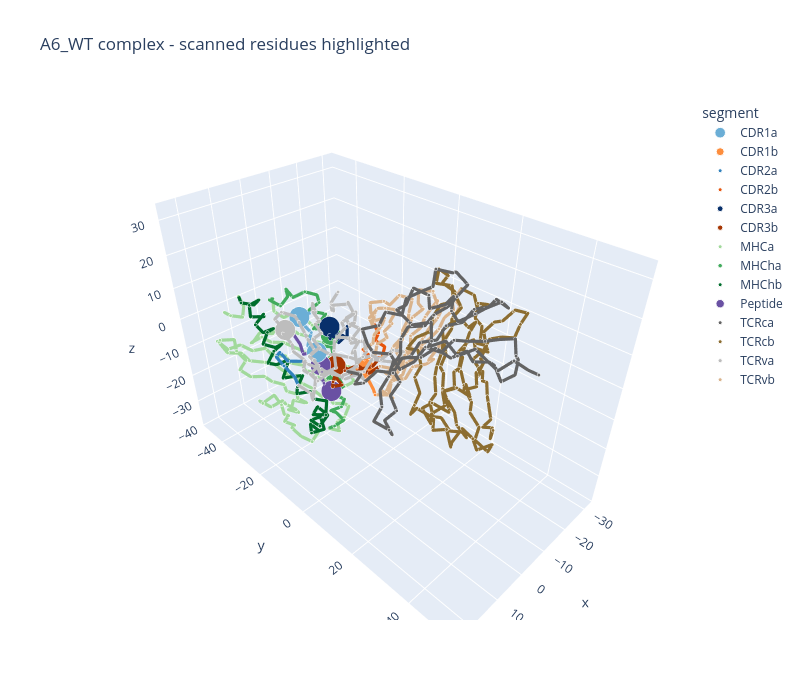

The notebook cell saved with this chart:
### Markdown cell above
### A6 and B7 wild-type structures, with scanned residues enlarged

### Code cell
# Complex.pdb keeps the exact same chain IDs/resseq numbering for the TCR chains (D, E)
# as TCR.pdb - confirmed by direct comparison - so the highlight positions found above
# carry over unchanged; it just adds the MHC (chain A) and peptide (chain C) for context.
plot_structure_3d(
    "../dat/A6_WT/Structure/Complex.pdb", ca_only=True, color_by="segment",
    highlight=a6_positions, title="A6_WT complex - scanned residues highlighted",
).show()

### Figure 1 — Plotly figure (JSON) as saved in the notebook; plotly's stock layout.template omitted (floating-point values rounded to 4 significant figures; data arrays with more than 128 entries replaced by an {"elided": "..."} marker saying what was removed)
{"data": [{"hoverinfo": "skip", "line": {"color": "#a1d99b", "width": 6.4}, "mode": "lines", "opacity": 1.0, "showlegend": false, "type": "scatter3d", "x": {"elided": "321 float values"}, "y": {"elided": "321 float values"}, "z": {"elided": "321 float values"}}, {"hoverinfo": "skip", "line": {"color": "#41ab5d", "width": 6.4}, "mode": "lines", "opacity": 1.0, "showlegend": false, "type": "scatter3d", "x": [-0.701, 2.031, null, 2.031, 0.505, null, 0.505, -2.952, null, -2.952, -1.674, null, -1.674, -1.396, null, -1.396, -4.262, null, -4.262, -7.3, null, -7.3, -5.303, null, -5.303, -2.748, null, -2.748, -5.494, null, -5.494, -7.371, null, -7.371, -3.865, null, -3.865, -2.998, null, -2.998, -6.55, null, -6.55, -6.425, null, -6.425, -2.932, null, -2.932, -3.815, null, -3.815, -7.055, null, -7.055, -4.954, null, -4.954, -2.543, null, -2.543, -5.661, null, -5.661, -6.872, null, -6.872, -3.302, null, -3.302, -3.239, null, -3.239, -6.771, null, -6.771, -5.559, null, -5.559, -2.224, null, -2.224, -4.055, null, -4.055, -5.828, null, -5.828, -2.63, null, -2.63, -0.459, null, -0.459, -3.148, null, -3.148, -2.874, null, -2.874, 0.975, null, 0.975, 0.98, null], "y": [-42.52, -40.34, null, -40.34, -37.06, null, -37.06, -37.79, null, -37.79, -36.65, null, -36.65, -33.05, null, -33.05, -31.05, null, -31.05, -29.22, null, -29.22, -25.94, null, -25.94, -27.72, null, -27.72, -29.16, null, -29.16, -25.82, null, -25.82, -24.41, null, -24.41, -26.62, null, -26.62, -26.76, null, -26.76, -23.0, null, -23.0, -22.69, null, -22.69, -25.45, null, -25.45, -23.63, null, -23.63, -20.48, null, -20.48, -22.48, null, -22.48, -23.67, null, -23.67, -20.07, null, -20.07, -19.01, null, -19.01, -21.73, null, -21.73, -20.73, null, -20.73, -17.14, null, -17.14, -18.35, null, -18.35, -20.51, null, -20.51, -17.31, null, -17.31, -15.16, null, -15.16, -17.78, null, -17.78, -18.31, null, -18.31, -14.53, null, -14.53, -14.59, null, -14.59, -17.37, null], "z": [-0.493, 1.087, null, 1.087, -0.269, null, -0.269, 1.319, null, 1.319, 4.755, null, 4.755, 3.45, null, 3.45, 5.015, null, 5.015, 3.467, null, 3.467, 3.074, null, 3.074, 0.827, null, 0.827, -1.446, null, -1.446, -1.614, null, -1.614, -2.254, null, -2.254, -5.214, null, -5.214, -6.739, null, -6.739, -7.153, null, -7.153, -8.56, null, -8.56, -11.06, null, -11.06, -12.11, null, -12.11, -12.62, null, -12.62, -14.86, null, -14.86, -16.79, null, -16.79, -17.3, null, -17.3, -18.31, null, -18.31, -20.98, null, -20.98, -22.23, null, -22.23, -22.84, null, -22.84, -24.26, null, -24.26, -26.88, null, -26.88, -28.05, null, -28.05, -28.04, null, -28.04, -29.84, null, -29.84, -32.52, null, -32.52, -33.14, null, -33.14, -33.2, null, -33.2, -35.84, null]}, {"hoverinfo": "skip", "line": {"color": "#006d2c", "width": 6.4}, "mode": "lines", "opacity": 1.0, "showlegend": false, "type": "scatter3d", "x": [6.536, 8.46, null, 8.46, 10.69, null, 10.69, 7.527, null, 7.527, 6.859, null, 6.859, 10.55, null, 10.55, 10.44, null, 10.44, 7.225, null, 7.225, 8.731, null, 8.731, 12.03, null, 12.03, 10.08, null, 10.08, 7.956, null, 7.956, 11.11, null, 11.11, 9.49, null, 9.49, 12.91, null, 12.91, 13.56, null, 13.56, 10.33, null, 10.33, 10.81, null, 10.81, 14.46, null, 14.46, 13.3, null, 13.3, 10.65, null, 10.65, 13.02, null, 13.02, 16.06, null, 16.06, 14.01, null, 14.01, 10.36, null, 10.36, 10.69, null, 10.69, 13.74, null, 13.74, 12.15, null, 12.15, 8.882, null, 8.882, 10.67, null, 10.67, 12.56, null, 12.56, 9.3, null, 9.3, 7.705, null, 7.705, 10.71, null, 10.71, 10.64, null, 10.64, 6.857, null, 6.857, 7.075, null, 7.075, 10.33, null, 10.33, 8.76, null], "y": [-15.18, -16.55, null, -16.55, -13.4, null, -13.4, -11.32, null, -11.32, -13.55, null, -13.55, -13.34, null, -13.34, -9.516, null, -9.516, -9.592, null, -9.592, -12.09, null, -12.09, -10.13, null, -10.13, -6.883, null, -6.883, -8.728, null, -8.728, -10.34, null, -10.34, -13.82, null, -13.82, -15.56, null, -15.56, -14.08, null, -14.08, -15.59, null, -15.59, -18.95, null, -18.95, -19.14, null, -19.14, -18.49, null, -18.49, -21.25, null, -21.25, -23.77, null, -23.77, -23.27, null, -23.27, -22.81, null, -22.81, -23.9, null, -23.9, -26.83, null, -26.83, -28.22, null, -28.22, -27.7, null, -27.7, -29.44, null, -29.44, -32.27, null, -32.27, -32.72, null, -32.72, -32.96, null, -32.96, -35.37, null, -35.37, -37.76, null, -37.76, -37.67, null, -37.67, -38.27, null, -38.27, -40.97, null, -40.97, -42.51, null, -42.51, -46.01, null], "z": [-32.0, -28.98, null, -28.98, -29.11, null, -29.11, -28.36, null, -28.36, -25.29, null, -25.29, -24.27, null, -24.27, -24.21, null, -24.21, -22.1, null, -22.1, -19.59, null, -19.59, -19.37, null, -19.37, -18.66, null, -18.66, -16.02, null, -16.02, -14.39, null, -14.39, -14.64, null, -14.64, -14.51, null, -14.51, -10.99, null, -10.99, -9.559, null, -9.559, -11.34, null, -11.34, -10.14, null, -10.14, -6.554, null, -6.554, -6.896, null, -6.896, -8.647, null, -8.647, -6.339, null, -6.339, -3.118, null, -3.118, -2.942, null, -2.942, -5.41, null, -5.41, -3.483, null, -3.483, -0.016, null, -0.016, -1.015, null, -1.015, -2.881, null, -2.881, 0.435, null, 0.435, 2.385, null, 2.385, -0.14, null, -0.14, 0.009, null, 0.009, 3.869, null, 3.869, 3.861, null, 3.861, 1.157, null, 1.157, 2.604, null, 2.604, 2.689, null]}, {"hoverinfo": "skip", "line": {"color": "#6a51a3", "width": 6.4}, "mode": "lines", "opacity": 1.0, "showlegend": false, "type": "scatter3d", "x": [3.744, 2.838, null, 2.838, 4.465, null, 4.465, 2.146, null, 2.146, 2.537, null, 2.537, 1.78, null, 1.78, 2.628, null, 2.628, 0.796, null, 0.796, 2.687, null], "y": [-27.55, -25.78, null, -25.78, -22.51, null, -22.51, -19.63, null, -19.63, -17.36, null, -17.36, -18.99, null, -18.99, -16.19, null, -16.19, -15.35, null, -15.35, -15.51, null], "z": [-4.234, -7.507, null, -7.507, -8.628, null, -8.628, -7.673, null, -7.673, -10.76, null, -10.76, -14.21, null, -14.21, -16.72, null, -16.72, -20.02, null, -20.02, -23.36, null]}, {"hoverinfo": "skip", "line": {"color": "#bdbdbd", "width": 6.4}, "mode": "lines", "opacity": 1.0, "showlegend": false, "type": "scatter3d", "x": {"elided": "261 float values"}, "y": {"elided": "261 float values"}, "z": {"elided": "261 float values"}}, {"hoverinfo": "skip", "line": {"color": "#6baed6", "width": 6.4}, "mode": "lines", "opacity": 1.0, "showlegend": false, "type": "scatter3d", "x": [1.956, 4.974, null, 4.974, 3.448, null, 3.448, 4.125, null, 4.125, 6.29, null, 6.29, 6.342, null, 6.342, 7.108, null], "y": [-20.01, -22.15, null, -22.15, -22.14, null, -22.14, -18.35, null, -18.35, -17.58, null, -17.58, -13.73, null, -13.73, -11.13, null], "z": [5.471, 4.337, null, 4.337, 0.822, null, 0.822, 0.51, null, 0.51, -2.576, null, -2.576, -2.677, null, -2.677, -0.018, null]}, {"hoverinfo": "skip", "line": {"color": "#3182bd", "width": 6.4}, "mode": "lines", "opacity": 1.0, "showlegend": false, "type": "scatter3d", "x": [11.05, 14.3, null, 14.3, 15.97, null, 15.97, 18.79, null, 18.79, 19.23, null, 19.23, 18.1, null, 18.1, 19.58, null], "y": [-14.26, -16.18, null, -16.18, -17.02, null, -17.02, -14.64, null, -14.64, -10.95, null, -10.95, -8.478, null, -8.478, -4.957, null], "z": [-3.702, -2.971, null, -2.971, 0.326, null, 0.326, 1.401, null, 1.401, 0.655, null, 0.655, -2.031, null, -2.031, -2.156, null]}, {"hoverinfo": "skip", "line": {"color": "#08306b", "width": 6.4}, "mode": "lines", "opacity": 1.0, "showlegend": false, "type": "scatter3d", "x": [2.95, 2.967, null, 2.967, 1.249, null, 1.249, -0.757, null, -0.757, -2.416, null, -2.416, -4.03, null, -4.03, -6.122, null, -6.122, -2.816, null, -2.816, -4.231, null, -4.231, -1.884, null, -1.884, -2.042, null, -2.042, -0.498, null], "y": [-8.223, -11.97, null, -11.97, -13.81, null, -13.81, -16.36, null, -16.36, -19.4, null, -19.4, -20.36, null, -20.36, -17.07, null, -17.07, -15.17, null, -15.17, -13.06, null, -13.06, -10.34, null, -10.34, -10.3, null, -10.3, -7.379, null], "z": [2.763, 2.036, null, 2.036, -0.797, null, -0.797, 1.195, null, 1.195, -0.364, null, -0.364, -3.61, null, -3.61, -4.497, null, -4.497, -4.622, null, -4.622, -1.642, null, -1.642, -0.406, null, -0.406, 3.401, null, 3.401, 5.296, null]}, {"hoverinfo": "skip", "line": {"color": "#636363", "width": 6.4}, "mode": "lines", "opacity": 1.0, "showlegend": false, "type": "scatter3d", "x": {"elided": "279 float values"}, "y": {"elided": "279 float values"}, "z": {"elided": "279 float values"}}, {"hoverinfo": "skip", "line": {"color": "#d9b38c", "width": 6.4}, "mode": "lines", "opacity": 1.0, "showlegend": false, "type": "scatter3d", "x": {"elided": "270 float values"}, "y": {"elided": "270 float values"}, "z": {"elided": "270 float values"}}, {"hoverinfo": "skip", "line": {"color": "#fd8d3c", "width": 6.4}, "mode": "lines", "opacity": 1.0, "showlegend": false, "type": "scatter3d", "x": [-3.825, -6.089, null, -6.089, -5.398, null, -5.398, -7.34, null, -7.34, -6.996, null, -6.996, -8.592, null], "y": [-1.535, -4.538, null, -4.538, -6.163, null, -6.163, -9.39, null, -9.39, -9.068, null, -9.068, -6.286, null], "z": [-16.39, -17.32, null, -17.32, -13.92, null, -13.92, -13.21, null, -13.21, -9.428, null, -9.428, -7.392, null]}, {"hoverinfo": "skip", "line": {"color": "#e6550d", "width": 6.4}, "mode": "lines", "opacity": 1.0, "showlegend": false, "type": "scatter3d", "x": [-9.917, -11.77, null, -11.77, -15.11, null, -15.11, -18.03, null, -18.03, -15.72, null, -15.72, -15.58, null, -15.58, -14.77, null], "y": [-12.74, -11.47, null, -11.47, -10.12, null, -10.12, -11.84, null, -11.84, -13.62, null, -13.62, -11.95, null, -11.95, -13.4, null], "z": [-9.159, -12.27, null, -12.27, -13.53, null, -13.53, -11.69, null, -11.69, -9.145, null, -9.145, -5.709, null, -5.709, -2.273, null]}, {"hoverinfo": "skip", "line": {"color": "#a63603", "width": 6.4}, "mode": "lines", "opacity": 1.0, "showlegend": false, "type": "scatter3d", "x": [-5.896, -5.22, null, -5.22, -2.507, null, -2.507, -1.758, null, -1.758, -3.181, null, -3.181, -0.956, null, -0.956, -0.5, null, -0.5, 0.302, null, 0.302, 3.939, null, 3.939, 5.08, null, 5.08, 2.687, null, 2.687, 3.0, null, 3.0, -0.13, null, -0.13, -1.018, null, -1.018, -3.079, null], "y": [-1.97, -3.835, null, -3.835, -6.33, null, -6.33, -8.428, null, -8.428, -11.94, null, -11.94, -14.9, null, -14.9, -14.6, null, -14.6, -10.84, null, -10.84, -10.73, null, -10.73, -8.97, null, -8.97, -9.812, null, -9.812, -6.208, null, -6.208, -4.366, null, -4.366, -0.935, null, -0.935, 1.181, null], "z": [-5.104, -8.356, null, -8.356, -9.332, null, -9.332, -12.4, null, -12.4, -12.36, null, -12.36, -11.52, null, -11.52, -15.27, null, -15.27, -15.64, null, -15.64, -14.28, null, -14.28, -11.04, null, -11.04, -8.121, null, -8.121, -6.794, null, -6.794, -5.687, null, -5.687, -7.078, null, -7.078, -4.67, null]}, {"hoverinfo": "skip", "line": {"color": "#8c6d31", "width": 6.4}, "mode": "lines", "opacity": 1.0, "showlegend": false, "type": "scatter3d", "x": {"elided": "387 float values"}, "y": {"elided": "387 float values"}, "z": {"elided": "387 float values"}}, {"hoverinfo": "text", "marker": {"color": "#6baed6", "opacity": 1.0, "size": [4.0, 24.0, 4.0, 4.0, 4.0, 24.0]}, "mode": "markers", "name": "CDR1a", "text": ["D ASP26 CA", "D ARG27 CA", "D GLY28 CA", "D SER29 CA", "D GLN30 CA", "D SER31 CA"], "type": "scatter3d", "x": [1.956, 4.974, 3.448, 4.125, 6.29, 6.342], "y": [-20.01, -22.15, -22.14, -18.35, -17.58, -13.73], "z": [5.471, 4.337, 0.822, 0.51, -2.576, -2.677]}, {"hoverinfo": "text", "marker": {"color": "#fd8d3c", "opacity": 1.0, "size": [4.0, 4.0, 4.0, 24.0, 4.0]}, "mode": "markers", "name": "CDR1b", "text": ["E MET27 CA", "E ASN28 CA", "E HIS29 CA", "E GLU30 CA", "E TYR31 CA"], "type": "scatter3d", "x": [-3.825, -6.089, -5.398, -7.34, -6.996], "y": [-1.535, -4.538, -6.163, -9.39, -9.068], "z": [-16.39, -17.32, -13.92, -13.21, -9.428]}, {"hoverinfo": "text", "marker": {"color": "#3182bd", "opacity": 1.0, "size": [4.0, 4.0, 4.0, 4.0, 4.0, 4.0]}, "mode": "markers", "name": "CDR2a", "text": ["D TYR50 CA", "D SER51 CA", "D ASN52 CA", "D GLY53 CA", "D ASP54 CA", "D LYS55 CA"], "type": "scatter3d", "x": [11.05, 14.3, 15.97, 18.79, 19.23, 18.1], "y": [-14.26, -16.18, -17.02, -14.64, -10.95, -8.478], "z": [-3.702, -2.971, 0.326, 1.401, 0.655, -2.031]}, {"hoverinfo": "text", "marker": {"color": "#e6550d", "opacity": 1.0, "size": [4.0, 4.0, 4.0, 4.0, 4.0, 4.0]}, "mode": "markers", "name": "CDR2b", "text": ["E VAL50 CA", "E GLY51 CA", "E ALA52 CA", "E GLY53 CA", "E ILE54 CA", "E THR55 CA"], "type": "scatter3d", "x": [-9.917, -11.77, -15.11, -18.03, -15.72, -15.58], "y": [-12.74, -11.47, -10.12, -11.84, -13.62, -11.95], "z": [-9.159, -12.27, -13.53, -11.69, -9.145, -5.709]}, {"hoverinfo": "text", "marker": {"color": "#08306b", "opacity": 1.0, "size": [4.0, 4.0, 4.0, 24.0, 4.0, 4.0, 4.0, 4.0, 4.0, 4.0, 4.0]}, "mode": "markers", "name": "CDR3a", "text": ["D ALA89 CA", "D VAL90 CA", "D THR91 CA", "D THR92 CA", "D ASP93 CA", "D SER94 CA", "D TRP95 CA", "D GLY96 CA", "D LYS97 CA", "D LEU98 CA", "D GLN99 CA"], "type": "scatter3d", "x": [2.95, 2.967, 1.249, -0.757, -2.416, -4.03, -6.122, -2.816, -4.231, -1.884, -2.042], "y": [-8.223, -11.97, -13.81, -16.36, -19.4, -20.36, -17.07, -15.17, -13.06, -10.34, -10.3], "z": [2.763, 2.036, -0.797, 1.195, -0.364, -3.61, -4.497, -4.622, -1.642, -0.406, 3.401]}, {"hoverinfo": "text", "marker": {"color": "#a63603", "opacity": 1.0, "size": [4.0, 4.0, 4.0, 4.0, 4.0, 24.0, 4.0, 4.0, 4.0, 4.0, 4.0, 4.0, 4.0, 4.0]}, "mode": "markers", "name": "CDR3b", "text": ["E ALA92 CA", "E SER93 CA", "E ARG94 CA", "E PRO95 CA", "E GLY96 CA", "E LEU97 CA", "E ALA98 CA", "E GLY99 CA", "E GLY100 CA", "E ARG101 CA", "E PRO102 CA", "E GLU103 CA", "E GLN104 CA", "E TYR105 CA"], "type": "scatter3d", "x": [-5.896, -5.22, -2.507, -1.758, -3.181, -0.956, -0.5, 0.302, 3.939, 5.08, 2.687, 3.0, -0.13, -1.018], "y": [-1.97, -3.835, -6.33, -8.428, -11.94, -14.9, -14.6, -10.84, -10.73, -8.97, -9.812, -6.208, -4.366, -0.935], "z": [-5.104, -8.356, -9.332, -12.4, -12.36, -11.52, -15.27, -15.64, -14.28, -11.04, -8.121, -6.794, -5.687, -7.078]}, {"hoverinfo": "text", "marker": {"color": "#a1d99b", "opacity": 1.0, "size": [4.0, 4.0, 4.0, 4.0, 4.0, 4.0, 4.0, 4.0, 4.0, 4.0, 4.0, 4.0, 4.0, 4.0, 4.0, 4.0, 4.0, 4.0, 4.0, 4.0, 4.0, 4.0, 4.0, 4.0, 4.0, 4.0, 4.0, 4.0, 4.0, 4.0, 4.0, 4.0, 4.0, 4.0, 4.0, 4.0, 4.0, 4.0, 4.0, 4.0, 4.0, 4.0, 4.0, 4.0, 4.0, 4.0, 4.0, 4.0, 4.0, 4.0, 4.0, 4.0, 4.0, 4.0, 4.0, 4.0, 4.0, 4.0, 4.0, 4.0, 4.0, 4.0, 4.0, 4.0, 4.0, 4.0, 4.0, 4.0, 4.0, 4.0, 4.0, 4.0, 4.0, 4.0, 4.0, 4.0, 4.0, 4.0, 4.0, 4.0, 4.0, 4.0, 4.0, 4.0, 4.0, 4.0, 4.0, 4.0, 4.0, 4.0, 4.0, 4.0, 4.0, 4.0, 4.0, 4.0, 4.0, 4.0, 4.0, 4.0, 4.0, 4.0, 4.0, 4.0, 4.0, 4.0, 4.0, 4.0]}, "mode": "markers", "name": "MHCa", "text": ["A GLY1 CA", "A SER2 CA", "A HIS3 CA", "A SER4 CA", "A MET5 CA", "A ARG6 CA", "A TYR7 CA", "A PHE8 CA", "A PHE9 CA", "A THR10 CA", "A SER11 CA", "A VAL12 CA", "A SER13 CA", "A ARG14 CA", "A PRO15 CA", "A GLY16 CA", "A ARG17 CA", "A GLY18 CA", "A GLU19 CA", "A PRO20 CA", "A ARG21 CA", "A PHE22 CA", "A ILE23 CA", "A ALA24 CA", "A VAL25 CA", "A GLY26 CA", "A TYR27 CA", "A VAL28 CA", "A ASP29 CA", "A ASP30 CA", "A THR31 CA", "A GLN32 CA", "A PHE33 CA", "A VAL34 CA", "A ARG35 CA", "A PHE36 CA", "A ASP37 CA", "A SER38 CA", "A ASP39 CA", "A ALA40 CA", "A ALA41 CA", "A SER42 CA", "A GLN43 CA", "A ARG44 CA", "A MET45 CA", "A GLU46 CA", "A PRO47 CA", "A ARG48 CA", "A ALA49 CA", "A TYR85 CA", "A ASN86 CA", "A GLN87 CA", "A SER88 CA", "A GLU89 CA", "A ALA90 CA", "A GLY91 CA", "A SER92 CA", "A HIS93 CA", "A THR94 CA", "A VAL95 CA", "A GLN96 CA", "A ARG97 CA", "A MET98 CA", "A TYR99 CA", "A GLY100 CA", "A CYS101 CA", "A ASP102 CA", "A VAL103 CA", "A GLY104 CA", "A SER105 CA", "A ASP106 CA", "A TRP107 CA", "A ARG108 CA", "A PHE109 CA", "A LEU110 CA", "A ARG111 CA", "A GLY112 CA", "A TYR113 CA", "A HIS114 CA", "A GLN115 CA", "A TYR116 CA", "A ALA117 CA", "A TYR118 CA", "A ASP119 CA", "A GLY120 CA", "A LYS121 CA", "A ASP122 CA", "A TYR123 CA", "A ILE124 CA", "A ALA125 CA", "A LEU126 CA", "A LYS127 CA", "A GLU128 CA", "A ASP129 CA", "A LEU130 CA", "A ARG131 CA", "A SER132 CA", "A TRP133 CA", "A THR134 CA", "A ALA135 CA", "A ALA136 CA", "A ASP137 CA", "A MET138 CA", "A GLU177 CA", "A THR178 CA", "A LEU179 CA", "A GLN180 CA", "A ARG181 CA"], "type": "scatter3d", "x": [20.64, 19.45, 15.74, 13.44, 10.09, 8.248, 4.924, 3.404, 0.48, -1.224, -4.009, -5.836, -8.181, -11.65, -12.94, -16.77, -16.96, -16.2, -13.23, -9.869, -9.121, -6.596, -4.604, -2.009, 0.173, 2.914, 5.755, 8.32, 10.95, 8.973, 5.929, 2.839, 1.592, -0.995, -3.418, -5.972, -8.311, -10.63, -13.12, -13.21, -16.28, -14.23, -12.7, -9.928, -6.249, -6.352, -3.858, -2.256, 0.159, 0.98, -2.004, -3.895, -7.625, -10.14, -11.21, -7.94, -7.183, -3.962, -1.964, -0.03, 2.374, 4.201, 6.718, 8.711, 10.67, 13.9, 16.53, 18.42, 21.7, 22.19, 23.23, 19.75, 21.38, 19.89, 21.36, 19.19, 15.89, 13.64, 10.88, 9.753, 6.816, 5.689, 3.071, 1.658, 4.281, 7.202, 9.437, 8.293, 10.13, 12.45, 14.29, 18.05, 20.25, 21.36, 17.7, 18.13, 17.62, 15.27, 15.59, 12.92, 12.37, 11.11, 9.881, 8.76, 7.673, 10.09, 13.51, 13.25], "y": [-41.02, -37.95, -37.06, -34.86, -33.08, -32.29, -30.7, -31.06, -29.02, -29.84, -27.83, -28.82, -26.24, -27.54, -25.34, -24.99, -27.06, -24.37, -24.53, -26.26, -29.71, -29.08, -31.78, -31.16, -33.87, -33.83, -36.38, -37.1, -39.16, -41.69, -41.6, -39.55, -37.98, -35.37, -34.9, -32.37, -33.03, -30.24, -32.93, -34.6, -34.05, -33.15, -29.92, -30.46, -31.33, -35.05, -37.31, -40.09, -41.43, -17.37, -15.89, -19.19, -19.83, -20.31, -23.65, -25.5, -27.48, -26.18, -27.52, -25.79, -27.68, -26.33, -28.27, -27.11, -28.8, -29.23, -31.95, -32.51, -34.32, -37.22, -34.44, -32.88, -29.77, -28.15, -29.63, -28.06, -26.26, -26.43, -24.38, -25.25, -24.06, -25.71, -24.88, -27.53, -30.09, -27.7, -25.84, -22.21, -20.7, -22.28, -20.99, -21.5, -23.49, -20.17, -19.62, -15.93, -15.86, -17.3, -19.29, -18.29, -20.77, -18.18, -14.58, -46.01, -45.76, -43.24, -44.0, -47.81], "z": [-5.256, -7.18, -6.958, -9.085, -8.932, -12.19, -13.02, -16.5, -17.83, -21.17, -22.79, -25.99, -27.53, -28.51, -31.42, -31.25, -27.94, -25.27, -22.85, -23.69, -22.2, -19.41, -17.59, -14.9, -13.32, -10.67, -10.4, -7.675, -9.487, -11.65, -9.249, -10.16, -6.864, -7.988, -10.91, -12.12, -15.07, -16.31, -17.52, -14.03, -11.82, -8.686, -10.19, -7.536, -7.445, -6.542, -4.699, -6.801, -4.131, -35.84, -37.83, -37.35, -37.98, -35.09, -36.63, -35.73, -32.56, -30.99, -28.02, -25.22, -22.96, -19.9, -17.81, -14.8, -12.02, -10.05, -9.626, -6.314, -5.517, -3.058, -0.626, -1.31, -2.84, -5.926, -9.157, -11.88, -12.52, -15.6, -17.16, -20.72, -22.8, -26.06, -28.74, -31.14, -29.95, -30.75, -28.31, -27.98, -24.97, -22.37, -19.29, -19.76, -17.36, -15.74, -14.58, -15.65, -19.43, -22.06, -25.3, -27.8, -30.66, -33.23, -33.8, 2.689, -1.024, -2.704, -1.038, -1.657]}, {"hoverinfo": "text", "marker": {"color": "#41ab5d", "opacity": 1.0, "size": [4.0, 4.0, 4.0, 4.0, 4.0, 4.0, 4.0, 4.0, 4.0, 4.0, 4.0, 4.0, 4.0, 4.0, 4.0, 24.0, 4.0, 4.0, 4.0, 4.0, 4.0, 4.0, 4.0, 4.0, 4.0, 4.0, 4.0, 4.0, 4.0, 4.0, 4.0, 4.0, 4.0, 4.0, 4.0]}, "mode": "markers", "name": "MHCha", "text": ["A PRO50 CA", "A TRP51 CA", "A ILE52 CA", "A GLU53 CA", "A GLN54 CA", "A GLU55 CA", "A GLY56 CA", "A PRO57 CA", "A GLU58 CA", "A TYR59 CA", "A TRP60 CA", "A ASP61 CA", "A GLY62 CA", "A GLU63 CA", "A THR64 CA", "A ARG65 CA", "A LYS66 CA", "A VAL67 CA", "A LYS68 CA", "A ALA69 CA", "A HIS70 CA", "A SER71 CA", "A GLN72 CA", "A THR73 CA", "A HIS74 CA", "A ARG75 CA", "A VAL76 CA", "A ASP77 CA", "A LEU78 CA", "A GLY79 CA", "A THR80 CA", "A LEU81 CA", "A ARG82 CA", "A GLY83 CA", "A TYR84 CA"], "type": "scatter3d", "x": [-0.701, 2.031, 0.505, -2.952, -1.674, -1.396, -4.262, -7.3, -5.303, -2.748, -5.494, -7.371, -3.865, -2.998, -6.55, -6.425, -2.932, -3.815, -7.055, -4.954, -2.543, -5.661, -6.872, -3.302, -3.239, -6.771, -5.559, -2.224, -4.055, -5.828, -2.63, -0.459, -3.148, -2.874, 0.975], "y": [-42.52, -40.34, -37.06, -37.79, -36.65, -33.05, -31.05, -29.22, -25.94, -27.72, -29.16, -25.82, -24.41, -26.62, -26.76, -23.0, -22.69, -25.45, -23.63, -20.48, -22.48, -23.67, -20.07, -19.01, -21.73, -20.73, -17.14, -18.35, -20.51, -17.31, -15.16, -17.78, -18.31, -14.53, -14.59], "z": [-0.493, 1.087, -0.269, 1.319, 4.755, 3.45, 5.015, 3.467, 3.074, 0.827, -1.446, -1.614, -2.254, -5.214, -6.739, -7.153, -8.56, -11.06, -12.11, -12.62, -14.86, -16.79, -17.3, -18.31, -20.98, -22.23, -22.84, -24.26, -26.88, -28.05, -28.04, -29.84, -32.52, -33.14, -33.2]}, {"hoverinfo": "text", "marker": {"color": "#006d2c", "opacity": 1.0, "size": [4.0, 4.0, 4.0, 4.0, 4.0, 4.0, 4.0, 4.0, 4.0, 4.0, 4.0, 4.0, 4.0, 4.0, 4.0, 4.0, 4.0, 4.0, 4.0, 4.0, 4.0, 4.0, 4.0, 4.0, 4.0, 4.0, 4.0, 4.0, 4.0, 4.0, 4.0, 4.0, 4.0, 4.0, 4.0, 4.0, 4.0, 4.0]}, "mode": "markers", "name": "MHChb", "text": ["A ALA139 CA", "A ALA140 CA", "A GLN141 CA", "A THR142 CA", "A THR143 CA", "A LYS144 CA", "A HIS145 CA", "A LYS146 CA", "A TRP147 CA", "A GLU148 CA", "A ALA149 CA", "A ALA150 CA", "A HIS151 CA", "A VAL152 CA", "A ALA153 CA", "A GLU154 CA", "A GLN155 CA", "A LEU156 CA", "A ARG157 CA", "A ALA158 CA", "A TYR159 CA", "A LEU160 CA", "A GLU161 CA", "A GLY162 CA", "A THR163 CA", "A CYS164 CA", "A VAL165 CA", "A GLU166 CA", "A TRP167 CA", "A LEU168 CA", "A ARG169 CA", "A ARG170 CA", "A TYR171 CA", "A LEU172 CA", "A GLU173 CA", "A ASN174 CA", "A GLY175 CA", "A LYS176 CA"], "type": "scatter3d", "x": [6.536, 8.46, 10.69, 7.527, 6.859, 10.55, 10.44, 7.225, 8.731, 12.03, 10.08, 7.956, 11.11, 9.49, 12.91, 13.56, 10.33, 10.81, 14.46, 13.3, 10.65, 13.02, 16.06, 14.01, 10.36, 10.69, 13.74, 12.15, 8.882, 10.67, 12.56, 9.3, 7.705, 10.71, 10.64, 6.857, 7.075, 10.33], "y": [-15.18, -16.55, -13.4, -11.32, -13.55, -13.34, -9.516, -9.592, -12.09, -10.13, -6.883, -8.728, -10.34, -13.82, -15.56, -14.08, -15.59, -18.95, -19.14, -18.49, -21.25, -23.77, -23.27, -22.81, -23.9, -26.83, -28.22, -27.7, -29.44, -32.27, -32.72, -32.96, -35.37, -37.76, -37.67, -38.27, -40.97, -42.51], "z": [-32.0, -28.98, -29.11, -28.36, -25.29, -24.27, -24.21, -22.1, -19.59, -19.37, -18.66, -16.02, -14.39, -14.64, -14.51, -10.99, -9.559, -11.34, -10.14, -6.554, -6.896, -8.647, -6.339, -3.118, -2.942, -5.41, -3.483, -0.016, -1.015, -2.881, 0.435, 2.385, -0.14, 0.009, 3.869, 3.861, 1.157, 2.604]}, {"hoverinfo": "text", "marker": {"color": "#6a51a3", "opacity": 1.0, "size": [4.0, 4.0, 4.0, 4.0, 24.0, 4.0, 4.0, 24.0, 4.0]}, "mode": "markers", "name": "Peptide", "text": ["C LEU1 CA", "C LEU2 CA", "C PHE3 CA", "C GLY4 CA", "C TYR5 CA", "C PRO6 CA", "C VAL7 CA", "C TYR8 CA", "C VAL9 CA"], "type": "scatter3d", "x": [3.744, 2.838, 4.465, 2.146, 2.537, 1.78, 2.628, 0.796, 2.687], "y": [-27.55, -25.78, -22.51, -19.63, -17.36, -18.99, -16.19, -15.35, -15.51], "z": [-4.234, -7.507, -8.628, -7.673, -10.76, -14.21, -16.72, -20.02, -23.36]}, {"hoverinfo": "text", "marker": {"color": "#636363", "opacity": 1.0, "size": [4.0, 4.0, 4.0, 4.0, 4.0, 4.0, 4.0, 4.0, 4.0, 4.0, 4.0, 4.0, 4.0, 4.0, 4.0, 4.0, 4.0, 4.0, 4.0, 4.0, 4.0, 4.0, 4.0, 4.0, 4.0, 4.0, 4.0, 4.0, 4.0, 4.0, 4.0, 4.0, 4.0, 4.0, 4.0, 4.0, 4.0, 4.0, 4.0, 4.0, 4.0, 4.0, 4.0, 4.0, 4.0, 4.0, 4.0, 4.0, 4.0, 4.0, 4.0, 4.0, 4.0, 4.0, 4.0, 4.0, 4.0, 4.0, 4.0, 4.0, 4.0, 4.0, 4.0, 4.0, 4.0, 4.0, 4.0, 4.0, 4.0, 4.0, 4.0, 4.0, 4.0, 4.0, 4.0, 4.0, 4.0, 4.0, 4.0, 4.0, 4.0, 4.0, 4.0, 4.0, 4.0, 4.0, 4.0, 4.0, 4.0, 4.0, 4.0, 4.0, 4.0, 4.0]}, "mode": "markers", "name": "TCRca", "text": ["D ASP111 CA", "D ILE112 CA", "D GLN113 CA", "D ASN114 CA", "D PRO115 CA", "D ASP116 CA", "D PRO117 CA", "D ALA118 CA", "D VAL119 CA", "D TYR120 CA", "D GLN121 CA", "D LEU122 CA", "D ARG123 CA", "D ASP124 CA", "D SER125 CA", "D LYS126 CA", "D SER127 CA", "D SER128 CA", "D ASP129 CA", "D LYS130 CA", "D SER131 CA", "D VAL132 CA", "D CYS133 CA", "D LEU134 CA", "D PHE135 CA", "D THR136 CA", "D ASP137 CA", "D PHE138 CA", "D ASP139 CA", "D SER140 CA", "D GLN141 CA", "D THR142 CA", "D ASN143 CA", "D VAL144 CA", "D SER145 CA", "D GLN146 CA", "D SER147 CA", "D LYS148 CA", "D ASP149 CA", "D SER150 CA", "D ASP151 CA", "D VAL152 CA", "D TYR153 CA", "D ILE154 CA", "D THR155 CA", "D ASP156 CA", "D LYS157 CA", "D THR158 CA", "D VAL159 CA", "D LEU160 CA", "D ASP161 CA", "D MET162 CA", "D ARG163 CA", "D SER164 CA", "D MET165 CA", "D ASP166 CA", "D PHE167 CA", "D LYS168 CA", "D SER169 CA", "D ASN170 CA", "D SER171 CA", "D ALA172 CA", "D VAL173 CA", "D ALA174 CA", "D TRP175 CA", "D SER176 CA", "D ASN177 CA", "D LYS178 CA", "D SER179 CA", "D ASP180 CA", "D PHE181 CA", "D ALA182 CA", "D CYS183 CA", "D ALA184 CA", "D ASN185 CA", "D ALA186 CA", "D PHE187 CA", "D ASN188 CA", "D ASN189 CA", "D SER190 CA", "D ILE191 CA", "D ILE192 CA", "D PRO193 CA", "D GLU194 CA", "D ASP195 CA", "D THR196 CA", "D PHE197 CA", "D PHE198 CA", "D PRO199 CA", "D SER200 CA", "D PRO201 CA", "D GLU202 CA", "D SER203 CA", "D SER204 CA"], "type": "scatter3d", "x": [20.65, 20.15, 23.55, 23.91, 20.32, 19.34, 15.99, 13.54, 9.88, 8.198, 4.742, 3.012, -0.163, -2.936, -2.694, -6.423, -6.976, -4.369, -6.443, -5.492, -1.91, 0.181, 3.561, 6.045, 8.733, 11.48, 15.13, 15.34, 17.16, 15.54, 16.19, 13.98, 10.7, 7.723, 5.376, 1.591, 0.659, -0.828, -3.269, -6.4, -6.964, -3.466, -3.022, 0.476, 1.258, 3.788, 7.24, 7.584, 10.74, 11.28, 13.67, 14.86, 16.83, 17.81, 19.73, 20.91, 18.92, 16.93, 15.09, 12.28, 9.256, 6.081, 3.061, 1.101, -2.194, -5.121, -8.666, -7.917, -7.273, -4.455, -2.411, 1.372, 4.069, 6.072, 3.148, 2.715, 6.299, 7.223, 7.728, 9.982, 13.65, 13.27, 15.51, 13.54, 15.67, 14.24, 10.74, 10.53, 7.341, 5.215, 6.003, 3.813, 1.722, 3.258], "y": [15.32, 19.03, 20.76, 23.92, 24.21, 27.82, 27.11, 30.04, 30.8, 33.57, 34.97, 35.51, 37.62, 37.14, 39.45, 40.47, 40.42, 41.24, 39.22, 35.76, 34.65, 31.52, 30.48, 29.21, 27.07, 26.56, 25.71, 23.1, 19.76, 16.32, 15.48, 18.37, 17.01, 19.06, 18.11, 18.53, 21.51, 20.81, 23.63, 22.01, 25.1, 25.03, 23.04, 21.95, 20.19, 17.4, 18.43, 18.73, 19.05, 22.25, 21.57, 24.7, 22.87, 26.26, 27.15, 23.59, 24.13, 21.56, 22.35, 21.12, 23.31, 23.08, 25.42, 26.18, 28.13, 28.76, 30.12, 32.28, 36.03, 35.96, 33.34, 33.77, 31.59, 31.21, 29.16, 26.92, 25.61, 26.0, 22.19, 22.3, 23.13, 26.48, 29.17, 32.29, 34.41, 32.43, 33.94, 36.98, 38.85, 40.07, 43.79, 45.8, 48.05, 51.28], "z": [13.27, 14.11, 14.35, 16.52, 17.87, 18.72, 20.45, 20.77, 21.68, 19.7, 20.47, 17.12, 16.52, 13.95, 10.88, 11.31, 15.1, 17.78, 20.33, 18.94, 19.63, 19.16, 20.53, 17.97, 19.61, 17.0, 16.32, 19.11, 18.78, 18.53, 22.25, 23.48, 24.82, 23.61, 26.5, 26.67, 28.85, 32.28, 31.5, 30.02, 27.78, 26.15, 22.94, 21.83, 18.54, 18.17, 16.91, 13.13, 11.02, 9.066, 6.13, 4.299, 1.544, 0.003, 3.226, 4.188, 7.414, 9.437, 12.66, 14.88, 15.54, 17.65, 17.98, 21.15, 21.44, 23.79, 23.5, 26.61, 26.2, 28.87, 26.96, 27.5, 25.86, 29.12, 30.55, 27.46, 27.4, 31.16, 31.5, 28.41, 29.22, 27.43, 29.06, 30.23, 27.79, 24.81, 25.32, 23.07, 24.09, 21.17, 20.62, 22.95, 20.75, 22.08]}, {"hoverinfo": "text", "marker": {"color": "#8c6d31", "opacity": 1.0, "size": {"elided": "130 float values"}}, "mode": "markers", "name": "TCRcb", "text": {"elided": "130 str values"}, "type": "scatter3d", "x": {"elided": "130 float values"}, "y": {"elided": "130 float values"}, "z": {"elided": "130 float values"}}, {"hoverinfo": "text", "marker": {"color": "#bdbdbd", "opacity": 1.0, "size": [4.0, 4.0, 4.0, 4.0, 4.0, 4.0, 4.0, 4.0, 4.0, 4.0, 4.0, 4.0, 4.0, 4.0, 4.0, 4.0, 4.0, 4.0, 4.0, 4.0, 4.0, 4.0, 4.0, 4.0, 4.0, 4.0, 4.0, 4.0, 4.0, 4.0, 4.0, 4.0, 4.0, 4.0, 4.0, 4.0, 4.0, 4.0, 4.0, 4.0, 4.0, 4.0, 4.0, 4.0, 4.0, 4.0, 4.0, 4.0, 4.0, 4.0, 4.0, 4.0, 4.0, 24.0, 4.0, 4.0, 4.0, 4.0, 4.0, 4.0, 4.0, 4.0, 4.0, 4.0, 4.0, 4.0, 4.0, 4.0, 4.0, 4.0, 4.0, 4.0, 4.0, 4.0, 4.0, 4.0, 4.0, 4.0, 4.0, 4.0, 4.0, 4.0, 4.0, 4.0, 4.0, 4.0, 4.0]}, "mode": "markers", "name": "TCRva", "text": ["D LYS1 CA", "D GLU2 CA", "D VAL3 CA", "D GLU4 CA", "D GLN5 CA", "D ASN6 CA", "D SER7 CA", "D GLY8 CA", "D PRO9 CA", "D LEU10 CA", "D SER11 CA", "D VAL12 CA", "D PRO13 CA", "D GLU14 CA", "D GLY15 CA", "D ALA16 CA", "D ILE17 CA", "D ALA18 CA", "D SER19 CA", "D LEU20 CA", "D ASN21 CA", "D CYS22 CA", "D THR23 CA", "D TYR24 CA", "D SER25 CA", "D PHE32 CA", "D PHE33 CA", "D TRP34 CA", "D TYR35 CA", "D ARG36 CA", "D GLN37 CA", "D TYR38 CA", "D SER39 CA", "D GLY40 CA", "D LYS41 CA", "D SER42 CA", "D PRO43 CA", "D GLU44 CA", "D LEU45 CA", "D ILE46 CA", "D MET47 CA", "D SER48 CA", "D ILE49 CA", "D GLU56 CA", "D ASP57 CA", "D GLY58 CA", "D ARG59 CA", "D PHE60 CA", "D THR61 CA", "D ALA62 CA", "D GLN63 CA", "D LEU64 CA", "D ASN65 CA", "D LYS66 CA", "D ALA67 CA", "D SER68 CA", "D GLN69 CA", "D TYR70 CA", "D VAL71 CA", "D SER72 CA", "D LEU73 CA", "D LEU74 CA", "D ILE75 CA", "D ARG76 CA", "D ASP77 CA", "D SER78 CA", "D GLN79 CA", "D PRO80 CA", "D SER81 CA", "D ASP82 CA", "D SER83 CA", "D ALA84 CA", "D THR85 CA", "D TYR86 CA", "D LEU87 CA", "D CYS88 CA", "D PHE100 CA", "D GLY101 CA", "D ALA102 CA", "D GLY103 CA", "D THR104 CA", "D GLN105 CA", "D VAL106 CA", "D VAL107 CA", "D VAL108 CA", "D THR109 CA", "D PRO110 CA"], "type": "scatter3d", "x": [-2.485, -0.884, 1.441, 2.879, 4.934, 6.531, 3.845, 5.811, 7.052, 10.73, 12.68, 16.06, 18.68, 19.58, 22.39, 21.55, 20.37, 16.63, 15.58, 11.98, 10.87, 7.909, 6.938, 4.463, 2.651, 7.108, 6.787, 7.571, 5.372, 5.978, 3.041, 3.391, 0.709, -2.6, -1.088, -1.518, 0.997, 3.836, 5.98, 9.65, 10.95, 9.949, 11.73, 19.58, 18.15, 20.22, 19.77, 17.12, 17.95, 15.23, 16.25, 14.15, 14.51, 11.92, 13.11, 12.38, 9.357, 10.82, 11.26, 13.09, 13.81, 17.07, 17.28, 20.88, 21.68, 18.18, 16.91, 14.04, 12.22, 12.23, 9.809, 6.686, 4.617, 6.198, 3.911, 5.144, -0.498, 1.106, -0.091, 2.677, 5.647, 5.797, 9.396, 10.4, 13.79, 15.11, 17.05], "y": [-13.98, -15.25, -12.18, -10.5, -7.288, -5.683, -2.959, -0.633, 2.747, 2.465, 5.679, 5.833, 8.649, 10.13, 8.07, 4.99, 1.573, 0.901, -2.792, -3.948, -7.554, -9.545, -13.21, -15.39, -18.74, -11.13, -7.35, -4.215, -1.167, 2.371, 4.566, 8.271, 9.769, 10.22, 8.648, 5.283, 2.437, 2.338, -0.716, -0.315, -3.944, -7.395, -10.68, -4.957, -1.822, 1.297, 1.898, -0.857, -4.524, -7.181, -10.46, -13.63, -16.8, -19.41, -21.95, -19.53, -17.99, -14.47, -11.44, -8.196, -4.769, -2.955, 0.771, 2.084, 5.806, 6.577, 10.0, 12.22, 11.27, 7.584, 8.516, 6.534, 3.42, 0.259, -2.682, -6.18, -7.379, -7.057, -4.446, -2.026, -0.476, 3.319, 4.517, 7.961, 9.174, 11.69, 14.43], "z": [12.35, 9.136, 8.989, 12.14, 12.39, 15.41, 15.75, 18.09, 16.77, 15.75, 16.49, 14.66, 14.49, 11.08, 9.437, 11.61, 10.34, 10.75, 10.96, 10.45, 11.04, 9.769, 10.4, 8.47, 9.041, -0.018, -0.22, 1.729, 1.25, 2.55, 3.543, 4.303, 6.593, 4.702, 1.51, -0.219, 0.3, -2.277, -3.118, -2.052, -2.062, -3.389, -2.507, -2.156, -3.81, -2.96, 0.813, 1.196, 1.914, 2.181, 3.887, 3.515, 5.592, 4.491, 7.11, 10.02, 8.174, 8.543, 6.25, 7.206, 5.786, 6.577, 5.752, 5.682, 6.142, 7.539, 6.375, 7.721, 4.43, 5.551, 8.404, 7.447, 8.197, 6.726, 5.894, 5.086, 5.296, 8.717, 11.24, 10.11, 11.89, 12.24, 11.65, 12.97, 11.75, 14.26, 12.36]}, {"hoverinfo": "text", "marker": {"color": "#d9b38c", "opacity": 1.0, "size": [4.0, 4.0, 4.0, 4.0, 4.0, 4.0, 4.0, 4.0, 4.0, 4.0, 4.0, 4.0, 4.0, 4.0, 4.0, 4.0, 4.0, 4.0, 4.0, 4.0, 4.0, 4.0, 4.0, 4.0, 4.0, 4.0, 4.0, 4.0, 4.0, 4.0, 4.0, 4.0, 4.0, 4.0, 4.0, 4.0, 4.0, 4.0, 4.0, 4.0, 4.0, 4.0, 4.0, 4.0, 4.0, 4.0, 4.0, 4.0, 4.0, 4.0, 4.0, 4.0, 4.0, 4.0, 4.0, 4.0, 4.0, 4.0, 4.0, 4.0, 4.0, 4.0, 4.0, 4.0, 4.0, 4.0, 4.0, 4.0, 4.0, 4.0, 4.0, 4.0, 4.0, 4.0, 4.0, 4.0, 4.0, 4.0, 4.0, 4.0, 4.0, 4.0, 4.0, 4.0, 4.0, 4.0, 4.0, 4.0, 4.0, 4.0]}, "mode": "markers", "name": "TCRvb", "text": ["E ASN1 CA", "E ALA2 CA", "E GLY3 CA", "E VAL4 CA", "E THR5 CA", "E GLN6 CA", "E THR7 CA", "E PRO8 CA", "E LYS9 CA", "E PHE10 CA", "E GLN11 CA", "E VAL12 CA", "E LEU13 CA", "E LYS14 CA", "E THR15 CA", "E GLY16 CA", "E GLN17 CA", "E SER18 CA", "E MET19 CA", "E THR20 CA", "E LEU21 CA", "E GLN22 CA", "E CYS23 CA", "E ALA24 CA", "E GLN25 CA", "E ASP26 CA", "E MET32 CA", "E SER33 CA", "E TRP34 CA", "E TYR35 CA", "E ARG36 CA", "E GLN37 CA", "E ASP38 CA", "E PRO39 CA", "E GLY40 CA", "E MET41 CA", "E GLY42 CA", "E LEU43 CA", "E ARG44 CA", "E LEU45 CA", "E ILE46 CA", "E HIS47 CA", "E TYR48 CA", "E SER49 CA", "E ASP56 CA", "E GLN57 CA", "E GLY58 CA", "E GLU59 CA", "E VAL60 CA", "E PRO61 CA", "E ASN62 CA", "E GLY63 CA", "E TYR64 CA", "E ASN65 CA", "E VAL66 CA", "E SER67 CA", "E ARG68 CA", "E SER69 CA", "E THR70 CA", "E THR71 CA", "E GLU72 CA", "E ASP73 CA", "E PHE74 CA", "E PRO75 CA", "E LEU76 CA", "E ARG77 CA", "E LEU78 CA", "E LEU79 CA", "E SER80 CA", "E ALA81 CA", "E ALA82 CA", "E PRO83 CA", "E SER84 CA", "E GLN85 CA", "E THR86 CA", "E SER87 CA", "E VAL88 CA", "E TYR89 CA", "E PHE90 CA", "E CYS91 CA", "E PHE106 CA", "E GLY107 CA", "E PRO108 CA", "E GLY109 CA", "E THR110 CA", "E ARG111 CA", "E LEU112 CA", "E THR113 CA", "E VAL114 CA", "E THR115 CA"], "type": "scatter3d", "x": [-1.467, -0.771, -3.362, -5.955, -8.5, -10.87, -13.85, -14.67, -11.38, -13.25, -16.83, -19.04, -22.05, -24.86, -25.41, -27.83, -27.02, -25.99, -22.86, -20.88, -17.13, -15.92, -12.68, -11.45, -8.187, -6.648, -8.592, -8.999, -10.61, -8.745, -9.64, -7.103, -8.409, -6.501, -3.232, -3.945, -2.586, -4.384, -7.216, -8.81, -12.58, -13.16, -11.12, -11.77, -14.77, -14.51, -11.53, -10.94, -13.57, -16.44, -19.34, -21.51, -20.1, -21.3, -19.22, -19.95, -17.21, -19.12, -16.06, -12.24, -11.8, -14.46, -14.77, -17.36, -17.67, -21.19, -21.91, -25.53, -26.13, -23.25, -22.1, -19.61, -17.42, -16.9, -15.12, -11.78, -9.503, -10.51, -7.981, -8.807, -3.079, -5.614, -5.189, -7.64, -11.05, -11.31, -14.78, -16.3, -19.65, -21.25], "y": [7.839, 4.126, 3.17, 2.862, 5.662, 6.025, 8.33, 10.22, 11.17, 12.26, 11.48, 12.32, 10.06, 9.966, 6.628, 4.477, 6.156, 3.947, 4.734, 3.267, 3.839, 3.702, 2.129, 1.906, 0.608, 1.114, -6.286, -5.852, -3.502, -2.811, -0.71, 0.925, 1.934, 4.598, 3.075, -0.291, -2.093, -2.802, -5.341, -7.094, -6.438, -8.193, -9.307, -10.37, -13.4, -12.28, -10.9, -10.51, -7.73, -8.259, -7.435, -4.403, -4.22, -5.544, -5.803, -6.409, -6.632, -6.654, -5.576, -5.891, -2.116, -1.309, -2.667, -0.681, -1.191, -0.574, 0.277, -0.873, 0.98, 3.193, 2.609, 4.662, 1.482, 1.938, 5.332, 4.461, 4.951, 2.657, 1.596, -0.107, 1.181, 3.898, 7.259, 6.085, 7.297, 8.807, 8.007, 9.478, 8.112, 10.51], "z": [-10.87, -10.09, -12.8, -9.946, -9.336, -6.385, -5.778, -3.638, -1.85, 1.313, 2.378, 5.367, 6.017, 8.559, 10.36, 8.287, 4.913, 1.957, -0.129, -3.047, -3.059, -6.677, -7.858, -11.47, -13.02, -16.52, -7.392, -3.629, -1.139, 2.09, 5.119, 7.413, 10.82, 12.82, 14.16, 12.41, 9.325, 6.041, 6.464, 3.506, 3.095, -0.244, -3.224, -6.799, -2.273, 1.397, 3.286, 7.042, 7.531, 4.925, 7.245, 6.345, 2.779, -0.572, -3.789, -7.478, -10.16, -13.47, -15.55, -15.35, -14.79, -12.15, -8.585, -6.506, -2.7, -1.333, 2.313, 2.882, 6.189, 7.349, 10.97, 13.15, 13.23, 9.416, 9.911, 8.255, 5.222, 2.321, -0.331, -3.566, -4.67, -5.403, -3.554, -0.837, 0.391, 3.9, 5.275, 8.453, 9.652, 12.18]}], "layout": {"height": 700, "legend": {"title": {"text": "segment"}}, "scene": {"aspectmode": "data", "dragmode": "orbit", "xaxis": {"title": {"text": "x"}}, "yaxis": {"title": {"text": "y"}}, "zaxis": {"title": {"text": "z"}}}, "title": {"text": "A6_WT complex - scanned residues highlighted"}, "width": 800}}
